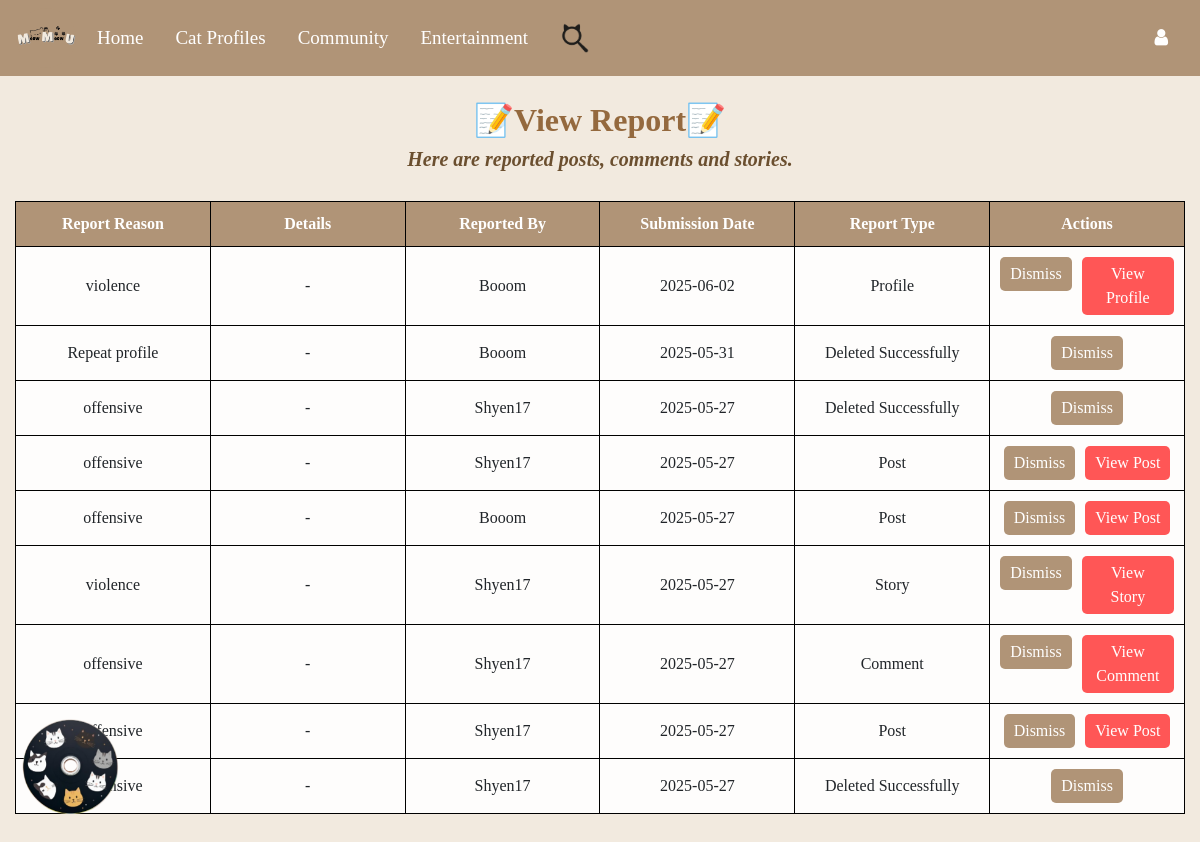
Page /admin/view_report on the committed database.
### Website/models.py (models this page shows)
class Report(db.Model):
    id = db.Column(db.Integer, primary_key=True)
    user_id = db.Column(db.Integer, db.ForeignKey("user.id"), nullable=False)
    story_id = db.Column(db.Integer, db.ForeignKey("story.id"), nullable=True)
    post_id = db.Column(db.Integer, nullable=True)
    comment_id = db.Column(db.Integer, nullable=True)
    profile_id = db.Column(db.Integer, nullable=True)
    reason = db.Column(db.String(255), nullable=False)
    details = db.Column(db.Text, nullable=True)
    created_at = db.Column(db.DateTime, default=datetime.utcnow)
    user = db.relationship("User", backref=db.backref("user_reports", lazy=True, cascade="all, delete-orphan"))
    story = db.relationship("Story", backref="reports", lazy=True)
    @property
    def report_type(self):
        if self.story_id and not db.session.execute(text("SELECT id FROM story WHERE id = :story_id"), {"story_id": self.story_id}).fetchone():
            return "Deleted Successfully"
        elif self.post_id and not db.session.execute(text("SELECT post_id FROM post WHERE post_id = :post_id"), {"post_id": self.post_id}).fetchone():
            return "Deleted Successfully"
        elif self.comment_id and not db.session.execute(text("SELECT id FROM comment WHERE id = :comment_id"), {"comment_id": self.comment_id}).fetchone():
            return "Deleted Successfully"
        elif self.profile_id and not db.session.execute(text("SELECT id FROM profiles WHERE id = :profile_id"), {"profile_id": self.profile_id}).fetchone():
            return "Deleted Successfully"
        elif self.story_id:
            return "Story"
        elif self.comment_id and self.post_id:
            return "Comment"
        elif self.post_id:
            return "Post"
        elif self.profile_id:
            return "Profile"
        return "Deleted Successfully"
    @property
    def view_action(self):
        if self.comment_id and self.post_id:
            return ("auth.view_post", {"post_id": self.post_id}, "View Comment") if db.session.execute(text("SELECT id FROM comment WHERE id = :comment_id"), {"comment_id": self.comment_id}).fetchone() else (None, {}, "Deleted Successfully")
        elif self.post_id and not self.comment_id:
            return ("auth.view_post", {"post_id": self.post_id}, "View Post") if db.session.execute(text("SELECT post_id FROM post WHERE post_id = :post_id"), {"post_id": self.post_id}).fetchone() else (None, {}, "Deleted Successfully")
        elif self.story_id:
            return ("auth.view_story", {"story_id": self.story_id}, "View Story") if db.session.execute(text("SELECT id FROM story WHERE id = :story_id"), {"story_id": self.story_id}).fetchone() else (None, {}, "Deleted Successfully")
        elif self.profile_id:
            return ("auth.view_profile", {"profile_id": self.profile_id}, "View Profile") if db.session.execute(text("SELECT id FROM profiles WHERE id = :profile_id"), {"profile_id": self.profile_id}).fetchone() else (None, {}, "Deleted Successfully")
        return (None, {}, "")

class User(db.Model, UserMixin):
    id = db.Column(db.Integer, primary_key=True)
    email = db.Column(db.String(150), unique=True, nullable=False)
    ps = db.Column(db.String(150), nullable=False)
    Name = db.Column(db.String(150), nullable=False)
    secret_answer = db.Column(db.String(150), nullable=False)
    notes = db.relationship("Note", backref="user", lazy=True, cascade="all, delete-orphan")
    stories = db.relationship("Story", backref="owner", lazy=True, cascade="all, delete-orphan")
    reports = db.relationship("Report", backref="owner", lazy=True, cascade="all, delete-orphan")
    status = db.Column(db.String(100)) #user profile part
    birthday = db.Column(db.Date)
    mbti = db.Column(db.String(50))
    hobby = db.Column(db.String(100))
    bio = db.Column(db.Text)
    profile_picture = db.Column(db.String(255), default="default_profilepic.png")
    cover_photo = db.Column(db.String(255), default="default_cover.png")
    role = db.Column(db.String(50), default='user', nullable=False)
    level1_completed = db.Column(db.Boolean, default=False)
    privacy = db.Column(db.String(50), default="Public", nullable=False)

### Website/auth.py (the view)
@auth.route('/admin/view_report')
def view_report():
    reports = Report.query.order_by(Report.created_at.desc()).all()
    return render_template("view_report.html", reports=reports, user=current_user)

### Website/templates/view_report.html (shortened to what this page needs)
{% extends "base.html" %}
{% block content %}
<h2><b>📝View Report📝</b></h2>
<h5>Here are reported posts, comments and stories.</h5>
<table>
    <thead>
        <tr>
            <th>Report Reason</th>
            <th>Details</th>
            <th>Reported By</th>
            <th>Submission Date</th>
            <th>Report Type</th>
            <th>Actions</th>
        </tr>
    </thead>
    <tbody>
        {% for report in reports %}
        <tr>
            <td>{{ report.reason }}</td>
            <td>{{ report.details if report.details else '-' }}</td>
            <td>{{ report.user.Name }}</td>
            <td>{{ report.created_at.strftime('%Y-%m-%d') }}</td>
            <td>{{ report.report_type }}</td>
            <td>
                <div class="action-buttons">
                    <form action="{{ url_for('auth.dismiss_report', id=report.id) }}" method="POST">
                        <button type="submit">Dismiss</button>
                    </form>
                    {% set view_route, view_params, view_label = report.view_action %}
                    {% if view_route %}
                    <a href="{{ url_for(view_route, **view_params) }}">
                        <button type="button" style="background-color: rgb(255, 86, 86);">{{ view_label }}</button>
                    </a>
                    {% endif %}
                </div>
            </td>
        </tr>
        {% endfor %}
    </tbody>
</table>
{% endblock %}

### Website/templates/base.html (style rules this page uses)
body { background-color: #f9f4ef; }

### Website/templates/view_report.html (style rules this page uses)
body { background-color: #f2eadf; }
h2 { font-weight: bold; text-align: center; padding-top: 25px; color: #94693e; font-family: "Times New Roman"; }
h5 { font-weight: bold; font-size: 20px; color: #6b4f2f; text-align: center; font-style: italic; margin-bottom: 20px; font-family: "Times New Roman"; }
table { width: 100%; table-layout: fixed; border-collapse: collapse; margin-top: 30px; margin-bottom: 50px; background-color: rgba(255, 255, 255, 0.9); }
th, td { padding: 10px; border: 1px solid black; text-align: center; font-family: 'Times New Roman'; }
th { background-color: rgb(176, 148, 119); color: white; }
.action-buttons { justify-content: center; display: flex; gap: 10px; }
button { font-family: 'Times New Roman'; background-color: rgb(176, 148, 119); color: white; border: none; padding: 5px 10px; border-radius: 5px; cursor: pointer; }

### rows in the picture
Report: reason "violence", details "-", user.Name "Booom", created_at "2025-06-02", report_type "Profile", view_label "View Profile"
Report: reason "Repeat profile", details "-", user.Name "Booom", created_at "2025-05-31", report_type "Deleted Successfully"
Report: reason "offensive", details "-", user.Name "Shyen17", created_at "2025-05-27", report_type "Deleted Successfully"
Report: reason "offensive", details "-", user.Name "Shyen17", created_at "2025-05-27", report_type "Post", view_label "View Post"
Report: reason "offensive", details "-", user.Name "Booom", created_at "2025-05-27", report_type "Post", view_label "View Post"
Report: reason "violence", details "-", user.Name "Shyen17", created_at "2025-05-27", report_type "Story", view_label "View Story"
Report: reason "offensive", details "-", user.Name "Shyen17", created_at "2025-05-27", report_type "Comment", view_label "View Comment"
Report: details "-", user.Name "Shyen17", created_at "2025-05-27", report_type "Post", view_label "View Post"
Report: details "-", user.Name "Shyen17", created_at "2025-05-27", report_type "Deleted Successfully"
